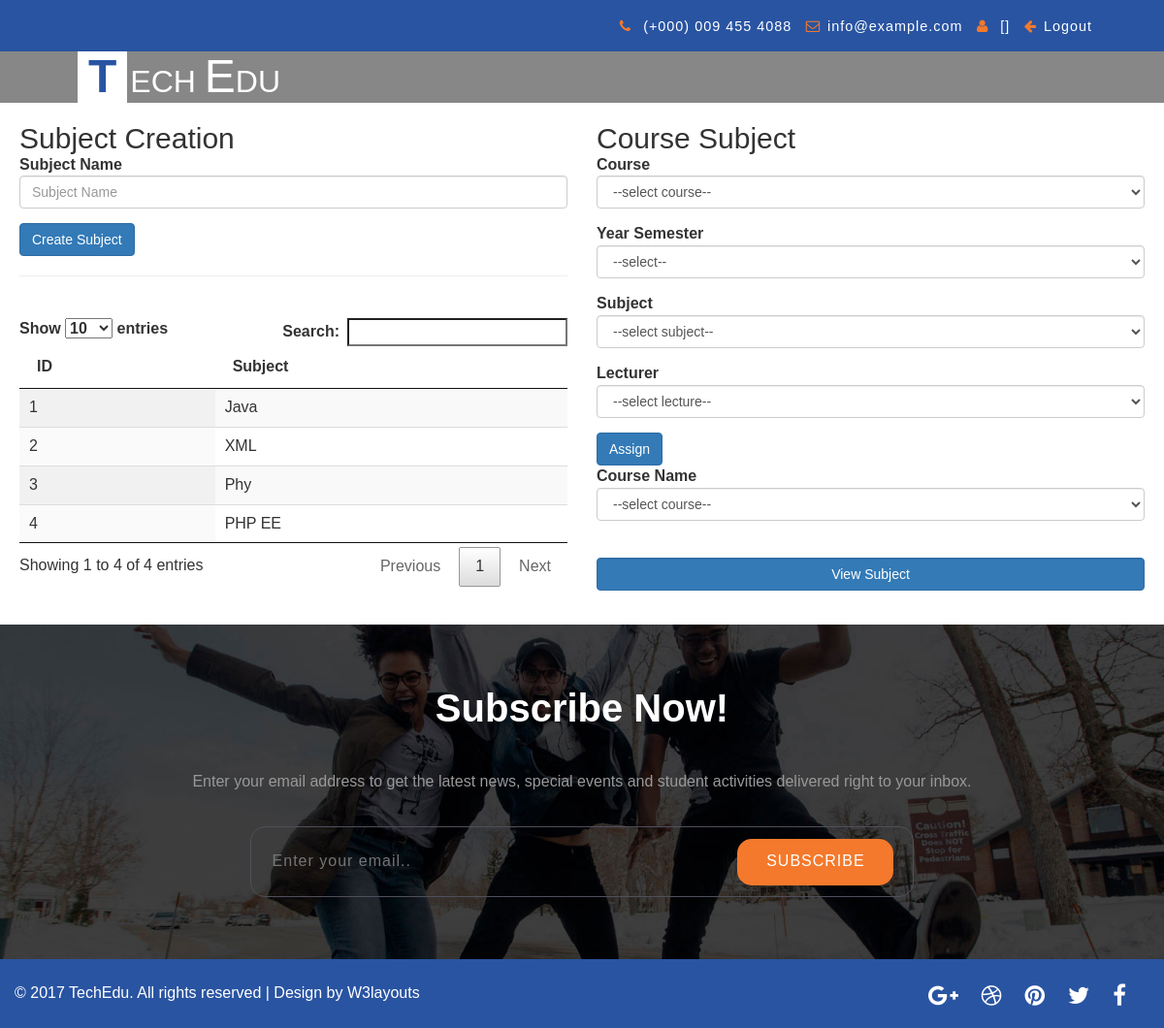
The page /admin_subject_creation.php on the database its author committed.
### tables this page shows
CREATE TABLE `subject` (
  `id` int(5) NOT NULL AUTO_INCREMENT,
  `subject_name` varchar(100) DEFAULT NULL,
  PRIMARY KEY (`id`)
);

### model/SubjectModel.php (called while the page is built, shortened)
<?php
function getSubjectList() {
    $conn = getDBConnection();
    $sql = "SELECT * FROM subject";
    $result = mysqli_query($conn, $sql);
    if (mysqli_num_rows($result) > 0) {
        return $result;
    } else {
        return FALSE;
    }
}
?>

### admin_subject_creation.php (the view, shortened to what this page needs)
<!DOCTYPE html>
<html lang="zxx">
    <head>
        <link href="css/bootstrap.css" rel="stylesheet" type="text/css" media="all" />
        <link rel="stylesheet" type="text/css" href="css/style.css" />
        <link rel="stylesheet" type="text/css" href="css/zoomslider.css" />
        <link rel="stylesheet" href="css/lightbox.css">
        <link href="css/owl.carousel.css" rel="stylesheet" type="text/css" media="all">
        <link href="css/font-awesome.css" rel="stylesheet">
        <link href="css/jquery.dataTables.min.css" rel="stylesheet" type="text/css"/>
    </head>
    <body>
        <div class="w3_agilits_banner_bootm">
            <div class="w3_agilits_inner_bottom">
                <div class="wthree_agile_login">
                    <?php include './_top.php'; ?>
                </div>
            </div>
        </div>
        <div class="demo-inner-content">
            <div class="header-w3-agileits" id="home">
                <div class="inner-header-agile">
                    <nav class="navbar navbar-default">
                        <div class="navbar-header">
                            <h1><a  href="index.php"><span class="letter">T</span>ech <span>E</span>du</a></h1>
                        </div>
                        <div class="collapse navbar-collapse" id="bs-example-navbar-collapse-1">
                        </div>
                    </nav>
                </div>
            </div>
        </div>
<div class="m">
        <div class="row">
            <div class="col-md-6">
              <h2>Subject Creation</h2>
               <?php
                include './model/SubjectModel.php';
                ?>
                <form action="admin_subject_creation.php" method="post">
                    <div class="form-group">
                        <label for="exampleInputEmail1">Subject Name</label>
                        <input type="text" name="subject_name" class="form-control" required id="exampleInputEmail1" placeholder="Subject Name">
                    </div>
                    <button type="submit" name="btnSub" class="btn btn-primary">Create Subject</button>
                </form>
                <hr>
                <br>
                <table id="example" class="display" cellspacing="0" width="100%">
                    <thead>
                        <tr>
                            <th>ID</th>
                            <th>Subject</th>
                        </tr>
                    </thead>
                    <tbody>
                        <?php
                        $result = getSubjectList();
                        if ($result != FALSE) {
                            while ($row = mysqli_fetch_assoc($result)) {
                                ?>
                                <tr>
                                    <td><?php echo $row['id']; ?></td>
                                    <td><?php echo $row['subject_name']; ?></td>
                                </tr>
                                <?php
                            }
                        }
                        ?>
                    </tbody>
                </table>
            </div>
            <div class="col-md-6">
                <h2>Course Subject</h2>
                <form action="admin_subject_creation.php" method="post">
                    <div class="form-group">
                        <label for="exampleInputEmail1">Course</label>
                        <select  class="form-control"  name="course_id">
                            <option>--select course--</option>
                        </select>
                    </div>
                    <div class="form-group">
                        <label for="exampleInputEmail1">Year Semester</label>
                        <select  class="form-control" name="year_semester">
                            <option value="">--select--</option>
                        </select>
                    </div>
                    <div class="form-group">
                        <label for="exampleInputEmail1">Subject</label>
                        <select  class="form-control" name="subject_id">
                            <option>--select subject--</option>
                        </select>
                    </div>
                    <div class="form-group">
                        <label for="exampleInputEmail1">Lecturer</label>
                        <select  class="form-control" name="lecture_id">
                            <option>--select lecture--</option>
                        </select>
                    </div>
                    <button type="submit" name="btnAsi" class="btn btn-primary">Assign</button>
                </form>
            </div>
            <div class="col-md-6">
                <form method="post" action="admin_course_subject.php">
                    <div class="form-group">
                        <label for="exampleInputEmail1">Course Name</label>
                        <select  class="form-control" name="course_id">
                            <option>--select course--</option>
                        </select>
                    </div>
                    <div class="form-group">
                        <input name="btnCS" type="submit" class="form-control btn-primary" value="View Subject" />
                    </div>
                </form>
            </div>
            </div>
        </div>
        <div class="w3ls-section subscribe text-center">
            <div class="container">
                <h3 class="w3ls-title">subscribe now!</h3>
                <p>Enter your email address to get the latest news, special events and student activities delivered right to your inbox.</p>
                <div class="subscribe-grid">
                    <form action="#" method="post">
                        <input type="email" placeholder="Enter your email.." name="Subscribe" required>
                        <button class="btn1">subscribe</button>
                    </form>
                </div>
            </div>
        </div>
        <div class="agileits_w3layouts-footer">
            <div class="col-md-6 col-sm-8 agileinfo-copyright">
                <p>© 2017 TechEdu. All rights reserved | Design by <a href="//w3layouts.com/">W3layouts</a></p>
            </div>
            <div class="col-md-6 col-sm-4 agileinfo-icons">
                <ul>
                    <li><a class="icon fb" href="#"><i class="fa fa-facebook"></i></a></li>
                    <li><a class="icon tw" href="#"><i class="fa fa-twitter"></i></a></li>
                    <li><a class="icon pin" href="#"><i class="fa fa-pinterest"></i></a></li>
                    <li><a class="icon db" href="#"><i class="fa fa-dribbble"></i></a></li>
                    <li><a class="icon gp" href="#"><i class="fa fa-google-plus"></i></a></li>
                </ul>
            </div>
            <div class="clearfix"></div>
        </div>
        <link rel="stylesheet" href="css/flexslider.css" type="text/css" media="screen" property="" />
    </body>
</html>

### css/style.css (style rules this page uses)
html, body { font-size: 100%; font-family:'PT Sans', sans-serif; background:#ffffff; margin:0px!important; }
p { margin:0; font-size:14px; }
h1,h2,h3,h4,h5,h6 { font-family: 'Josefin Sans', sans-serif; margin:0; }
ul,label { margin:0; padding:0; }
input[type="submit"],.w3l_header_left ul li a,.related-post-right h4 a,.comments-grid-right h4 a,.reply a,.w3_single_grid_left_grid ul li a,ul.contact_info li a,.w3ls_services_bottom_grid_grid_pos,.footer-copy p a,.w3l_services_grid h4 a,.agileinfo_footer_grid ul li a,.wthree_service_breadcrumb_left ul li a { transition: .5s ease-in; -webkit-transition: .5s ease-in; -moz-transition: .5s ease-in; -o-transition: .5s ease-in; -ms-transition: .5s ease-in; }
p { font-size: 1em; color: #999; line-height: 1.8em; }
.header-w3-agileits { background: rgba(0, 0, 0, 0.47); padding:0; }
.inner-header-agile { padding: 0 5em; position: relative; }
.navbar-header h1 { font-size: 2em; display: block; text-transform: uppercase; }
.navbar-header h1 a { color: #FFFFFF; text-decoration: none; display: inline-block; }
span.letter { background: #fff; color: #2954a2; line-height: 1.1em; padding: 0 11px; display: inline-block; background: #ffffff; font-weight:700; margin-right:3px; }
h1 span { color: #fff; font-size: 1.5em; }
.navbar-default { background: none; border: none; margin: 0; min-height: inherit; }
.navbar-collapse { padding: 0!important; }
.w3_agilits_banner_bootm { padding: 1em 0 2.3em 0; background:#2954a2; }
.w3_agilits_inner_bottom { margin: 0 auto; padding: 0 4em; }
.wthree_agile_login { float: right; }
.w3ls-section { padding:4em 0; }
h3.w3ls-title { margin-bottom: 1em; position:relative; }
h3.w3ls-title,h2.w3ls-title { text-transform: capitalize; color: #2954a2; font-size:2.5em; font-weight:600; }
h3.w3ls-title:after { background: #e2dfdf; content: ""; display: block; height: 1px; position: absolute; left: 0; top: 53px; width: 250px; -webkit-transition: all 0.4s ease; -moz-transition: all 0.4s ease; -o-transition: all 0.4s ease; -ms-transition: all 0.4s ease; transition: all 0.4s ease; }
.wthree-testi h3,div#agileits-services h3 ,.subscribe h3 { color: #fff; }
.subscribe h3.w3ls-title:after { background:transparent; }
.subscribe { background: url(../images/subscribe.jpg) no-repeat center; background-size: cover; }
.subscribe-grid { text-align: center; margin: 2em auto 0; }
.subscribe-grid input[type="email"] { display: inline-block; background: transparent; border: none; width: 70%; outline: none; font-size: 1em; color: #999999; letter-spacing: 1px; }
.subscribe-grid form { width: 60%; margin: 0 auto; padding: 0.7em 0; border-radius: 15px; border: 1px solid #4f4f5b; }
.subscribe-grid button.btn1 { color: #ffffff; font-size: 1em; width: 161px; border-radius: 15px; letter-spacing: 1px; border:none; outline:none; padding: 0.8em 0; text-transform: uppercase; text-align: center; text-decoration: none; background: #f4792c; transition: 0.5s all; -webkit-transition: 0.5s all; -moz-transition: 0.5s all; -o-transition: 0.5s all; -ms-transition: 0.5s all; }
.agileinfo-icons ul li { display: inline-block; margin-right: 1em; font-size: 1.5em; float: right; }
.agileits_w3layouts-footer { padding: 1.3em 0 1em; background: #2954a2; }
.agileinfo-icons ul li a { color: #fff; }
.agileinfo-copyright p,.agileinfo-copyright a { color: #fff; }
.m { padding:20px; }

### css/zoomslider.css (style rules this page uses)
.demo-inner-content { position: relative; z-index: 2; }

### css/lightbox.css (style rules this page uses)
body:after { content: url(../images/close.png) url(../images/loading.gif) url(../images/prev.png) url(../images/next.png); display: none; }

### rows shown on the page
subject: id "1", subject_name "Java"
subject: id "2", subject_name "XML"
subject: id "3", subject_name "Phy"
subject: id "4", subject_name "PHP EE"
